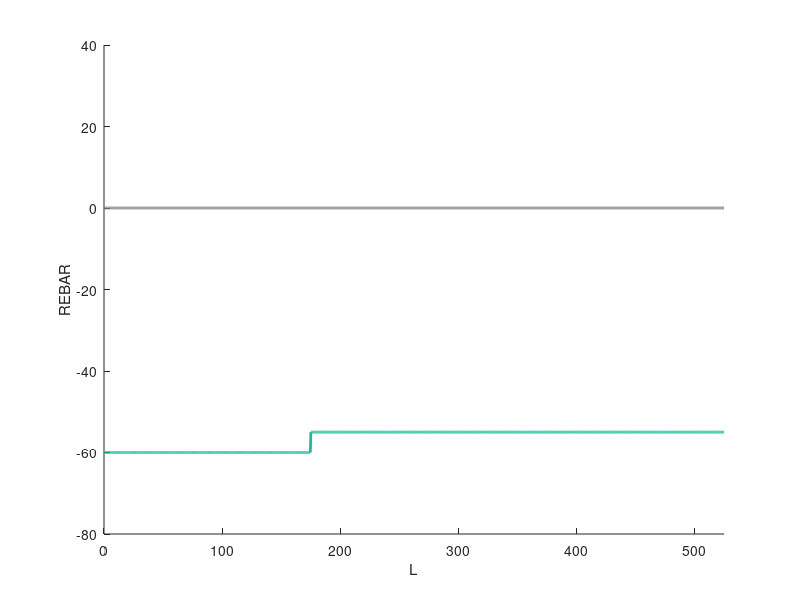
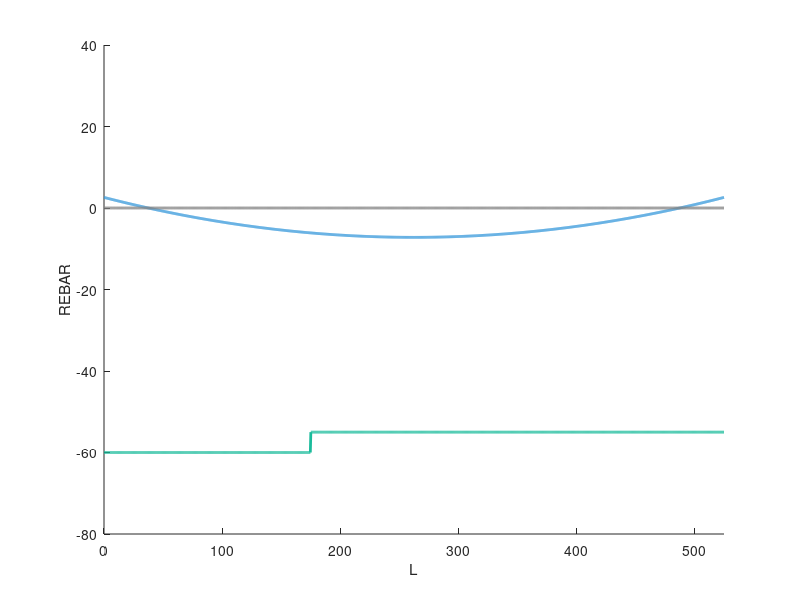
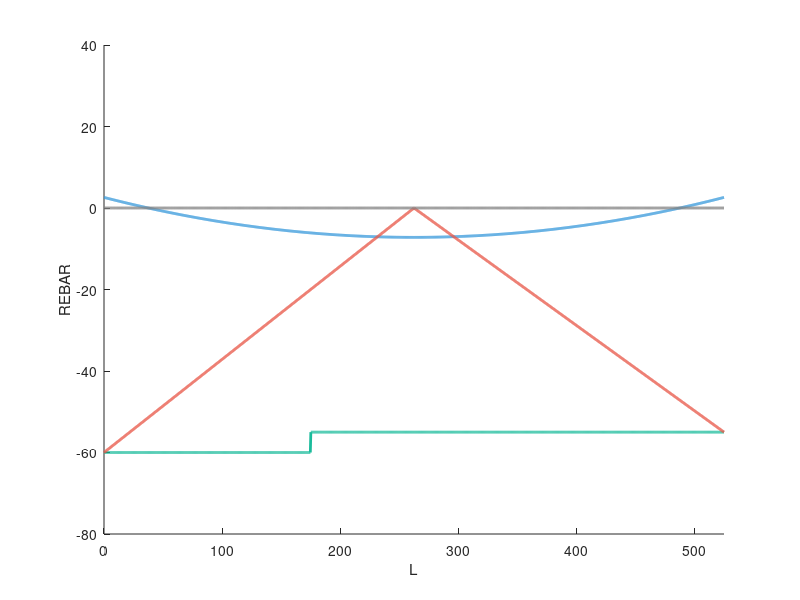
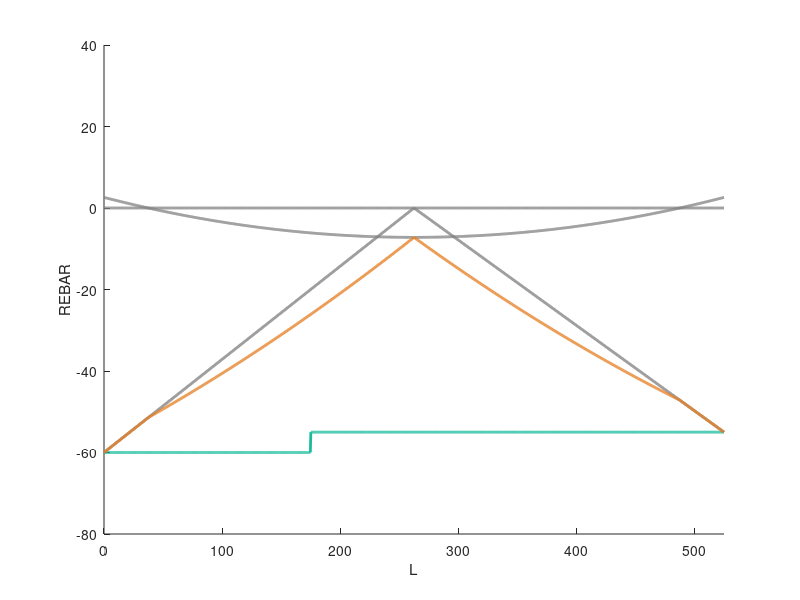

Write MATLAB code to recreate these figures, in order.
clc; clear; close all;

green = [26 188 156] / 256;
blue = [52 152 219] / 256;
red = [233 88 73] / 256;
orange = [230 126 34] / 256;
gray = [0.5 0.5 0.5];
background = [247 247 247] / 256;

% totalArea = [35 15 35];

interval = 1200;

zeroLine = zeros(1, interval);

beamLength = 525;

x = linspace(0, beamLength, interval);

initialRebar = -[60 * ones(1, interval / 3), 55 * ones(1, interval / 3), 55 * ones(1, interval / 3)];

gravityLoad = 4 * 9.8 * (x / beamLength - 0.5) .^ 2 - 7.2;

lateralForce = min([55 - 2 * 55 * x / beamLength; -60 + 2 * 60 * x / beamLength]);

linearAdd = gravityLoad .* (gravityLoad < 0) + lateralForce;

multiRebar = -[12	12	12	12	12	12	12	12	12	12	12	12	12	12	12	12	12	12	12	12	12	12	12	12	12	12	12	12	12	12	12	12	12	12	12	12	12	12	12	12	12	12	12	12	12	12	12	12	12	12	12	12	12	12	12	12	12	12	12	12	12	12	12	12	12	11	11	11	11	11	11	11	11	11	11	11	11	11	11	11	11	11	11	11	11	11	11	11	11	11	11	11	11	11	11	11	11	11	11	11	11	11	11	11	11	11	11	11	11	11	11	11	11	11	11	11	11	11	11	11	11	11	11	11	11	11	11	10	10	10	10	10	10	10	10	10	10	10	10	10	10	10	10	10	10	10	10	10	10	10	10	10	10	10	10	10	10	10	10	10	10	10	10	10	10	10	10	10	10	10	10	10	10	10	10	10	10	10	10	10	10	10	10	10	10	10	10	10	9	9	9	9	9	9	9	9	9	9	9	9	9	9	9	9	9	9	9	9	9	9	9	9	9	9	9	9	9	9	9	9	9	9	9	9	9	9	9	9	9	9	9	9	9	9	9	9	9	9	9	9	9	9	9	9	9	9	9	8	8	8	8	8	8	8	8	8	8	8	8	8	8	8	8	8	8	8	8	8	8	8	8	8	8	8	8	8	8	8	8	8	8	8	8	8	8	8	8	8	8	8	8	8	8	8	8	8	8	8	8	8	8	8	8	8	7	7	7	7	7	7	7	7	7	7	7	7	7	7	7	7	7	7	7	7	7	7	7	7	7	7	7	7	7	7	7	7	7	7	7	7	7	7	7	7	7	7	7	7	7	7	7	7	7	7	7	7	7	7	7	7	6	6	6	6	6	6	6	6	6	6	6	6	6	6	6	6	6	6	6	6	6	6	6	6	6	6	6	6	6	6	6	6	6	6	6	6	6	6	6	6	6	6	6	6	6	6	6	6	6	6	6	6	6	6	6	5	5	5	5	5	5	5	5	5	5	5	5	5	5	5	5	5	5	5	5	5	5	5	5	5	5	5	5	5	5	5	5	5	5	5	5	5	5	5	5	5	5	5	5	5	5	5	5	5	5	5	5	5	4	4	4	4	4	4	4	4	4	4	4	4	4	4	4	4	4	4	4	4	4	4	4	4	4	4	4	4	4	4	4	4	4	4	4	4	4	4	4	4	4	4	4	4	4	4	4	4	4	4	4	4	3	3	3	3	3	3	3	3	3	3	3	3	3	3	3	3	3	3	3	3	3	3	3	3	3	3	3	3	3	3	3	3	3	3	3	3	3	3	3	3	3	3	3	3	3	3	3	3	3	3	3	2	2	2	2	2	2	2	2	2	2	2	2	2	2	2	2	2	2	2	2	2	2	2	2	2	2	2	2	2	2	2	2	2	2	2	2	2	2	2	2	2	2	2	2	2	2	2	2	2	2	2	2	2	2	2	2	2	2	2	2	3	3	3	3	3	3	3	3	3	3	3	3	3	3	3	3	3	3	3	3	3	3	3	3	3	3	3	3	3	3	3	3	3	3	3	3	3	3	3	3	3	3	3	3	3	3	3	3	3	3	3	3	3	3	3	3	4	4	4	4	4	4	4	4	4	4	4	4	4	4	4	4	4	4	4	4	4	4	4	4	4	4	4	4	4	4	4	4	4	4	4	4	4	4	4	4	4	4	4	4	4	4	4	4	4	4	4	4	4	4	4	4	4	4	5	5	5	5	5	5	5	5	5	5	5	5	5	5	5	5	5	5	5	5	5	5	5	5	5	5	5	5	5	5	5	5	5	5	5	5	5	5	5	5	5	5	5	5	5	5	5	5	5	5	5	5	5	5	5	5	5	5	5	6	6	6	6	6	6	6	6	6	6	6	6	6	6	6	6	6	6	6	6	6	6	6	6	6	6	6	6	6	6	6	6	6	6	6	6	6	6	6	6	6	6	6	6	6	6	6	6	6	6	6	6	6	6	6	6	6	6	6	6	7	7	7	7	7	7	7	7	7	7	7	7	7	7	7	7	7	7	7	7	7	7	7	7	7	7	7	7	7	7	7	7	7	7	7	7	7	7	7	7	7	7	7	7	7	7	7	7	7	7	7	7	7	7	7	7	7	7	7	7	7	7	7	8	8	8	8	8	8	8	8	8	8	8	8	8	8	8	8	8	8	8	8	8	8	8	8	8	8	8	8	8	8	8	8	8	8	8	8	8	8	8	8	8	8	8	8	8	8	8	8	8	8	8	8	8	8	8	8	8	8	8	8	8	8	8	8	9	9	9	9	9	9	9	9	9	9	9	9	9	9	9	9	9	9	9	9	9	9	9	9	9	9	9	9	9	9	9	9	9	9	9	9	9	9	9	9	9	9	9	9	9	9	9	9	9	9	9	9	9	9	9	9	9	9	9	9	9	9	9	9	9	9	9	10	10	10	10	10	10	10	10	10	10	10	10	10	10	10	10	10	10	10	10	10	10	10	10	10	10	10	10	10	10	10	10	10	10	10	10	10	10	10	10	10	10	10	10	10	10	10	10	10	10	10	10	10	10	10	10	10	10	10	10	10	10	10	10	10	10	10	10	10	11	11	11	11	11	11	11	11	11	11	11	11	11	11	11	11	11	11	11	11	11	11	11	11	11	11	11	11	11	11	11	11	11	11	11	11	11	11	11	11	11	11	11	11	11	11	11	11	11	11	11	11	11	11	11	11	11	11	11	11	11	11	11	11	11	11	11	11	11	11	11	11	11
];


multiRebarLd = -[12	12	12	12	12	12	12	12	12	12	12	12	12	12	12	12	12	12	12	12	12	12	12	12	12	12	12	12	12	12	12	12	12	12	12	12	12	12	12	12	12	12	12	12	12	12	12	12	12	12	12	12	12	12	12	12	12	12	12	12	12	12	12	12	12	12	12	12	12	12	12	12	12	12	12	12	12	12	12	12	12	12	12	12	12	12	12	12	12	12	12	12	12	12	12	12	12	12	12	12	12	12	12	12	12	12	12	12	12	12	12	12	12	12	12	12	12	12	12	12	12	12	12	12	12	12	12	12	12	12	12	12	12	12	12	12	12	12	12	12	12	12	12	12	12	12	12	12	12	12	12	12	12	12	12	12	12	12	12	12	12	12	12	12	12	12	12	12	12	12	12	12	12	12	12	12	12	12	12	12	12	12	12	12	12	12	12	12	12	12	12	12	12	12	12	12	12	12	12	12	12	12	12	12	12	12	12	12	12	12	12	12	12	12	12	12	12	12	12	12	12	12	12	12	12	12	12	12	12	12	12	12	12	12	12	12	12	12	12	12	12	12	12	12	12	12	12	12	12	12	12	12	12	12	12	12	12	12	12	12	12	12	12	12	12	12	12	12	12	12	12	12	12	12	12	12	12	12	12	12	12	12	12	12	12	12	12	12	12	11	11	11	11	11	11	11	11	11	11	11	11	11	11	11	11	11	11	11	11	11	11	11	11	11	11	11	11	11	11	11	11	11	11	11	11	11	11	11	11	11	11	11	11	11	11	11	11	11	11	11	11	11	11	11	11	11	11	11	11	11	11	10	10	10	10	10	10	10	10	10	10	10	10	10	10	10	10	10	10	10	10	10	10	10	10	10	10	10	10	10	10	10	10	10	10	10	10	10	10	10	10	10	10	10	10	10	10	10	10	10	10	10	10	10	10	10	10	10	10	10	10	10	9	9	9	9	9	9	9	9	9	9	9	9	9	9	9	9	9	9	9	9	9	9	9	9	9	9	9	9	8	8	8	8	8	8	8	8	8	8	8	8	8	8	8	8	8	8	8	8	8	8	8	8	8	8	8	8	8	8	8	8	8	8	8	8	8	8	8	8	8	8	8	8	8	8	8	8	8	8	8	8	8	8	8	8	8	8	8	8	8	8	8	8	8	8	8	8	8	8	8	8	8	8	8	8	8	8	8	8	8	8	8	8	8	8	8	8	7	7	7	7	7	7	7	7	7	7	7	7	7	7	7	7	7	7	7	7	7	7	7	7	7	6	6	6	6	6	6	6	6	6	6	6	6	6	6	6	6	6	6	6	6	6	6	6	6	6	5	5	5	5	5	5	5	5	5	5	5	5	5	5	5	5	5	5	5	5	5	5	5	5	5	5	5	5	5	5	5	5	5	5	5	5	5	5	5	5	5	5	5	5	5	5	5	5	5	5	5	5	5	5	5	5	5	5	5	5	5	5	5	6	6	6	6	6	6	6	6	6	6	6	6	6	6	6	6	6	6	6	6	6	6	6	6	6	6	6	6	6	6	7	7	7	7	7	7	7	7	7	7	7	7	7	7	7	7	7	7	7	7	7	7	7	7	7	7	7	7	7	7	7	7	8	8	8	8	8	8	8	8	8	8	8	8	8	8	8	8	8	8	8	8	8	8	8	8	8	8	8	8	8	8	8	8	8	8	8	8	8	8	8	8	8	8	8	8	8	8	8	8	8	8	8	8	8	8	8	8	8	8	8	8	8	8	8	8	8	8	8	8	8	8	8	8	8	8	8	8	8	8	8	8	8	8	8	8	8	8	8	8	8	8	8	8	8	8	8	9	9	9	9	9	9	9	9	9	9	9	9	9	9	9	9	9	9	9	9	9	9	9	9	9	9	9	9	9	9	9	9	9	9	9	9	10	10	10	10	10	10	10	10	10	10	10	10	10	10	10	10	10	10	10	10	10	10	10	10	10	10	10	10	10	10	10	10	10	10	10	10	10	10	10	10	10	10	10	10	10	10	10	10	10	10	10	10	10	10	10	10	10	10	10	10	10	10	10	10	10	10	10	10	10	11	11	11	11	11	11	11	11	11	11	11	11	11	11	11	11	11	11	11	11	11	11	11	11	11	11	11	11	11	11	11	11	11	11	11	11	11	11	11	11	11	11	11	11	11	11	11	11	11	11	11	11	11	11	11	11	11	11	11	11	11	11	11	11	11	11	11	11	11	11	11	11	11	11	11	11	11	11	11	11	11	11	11	11	11	11	11	11	11	11	11	11	11	11	11	11	11	11	11	11	11	11	11	11	11	11	11	11	11	11	11	11	11	11	11	11	11	11	11	11	11	11	11	11	11	11	11	11	11	11	11	11	11	11	11	11	11	11	11	11	11	11	11	11	11	11	11	11	11	11	11	11	11	11	11	11	11	11	11	11	11	11	11	11	11	11	11	11	11	11	11	11	11	11	11	11	11	11	11	11	11	11	11	11	11	11	11	11	11	11	11	11	11	11	11	11	11	11	11	11	11	11	11	11	11	11	11	11	11	11	11	11	11	11	11	11	11	11	11	11	11	11	11	11	11	11	11	11	11	11	11	11	11	11	11	11	11	11	11	11	11	11	11	11	11	11	11	11	11	11	11	11	11	11	11	11	11	11	11	11	11	11	11	11	11	11	11	11	11	11	11	11	11	11	11	11	11	11	11	11	11	11	11	11	11	11	11	11	11	11	11	11	11	11	11	11	11
];

threeRebar = -[12	12	12	12	12	12	12	12	12	12	12	12	12	12	12	12	12	12	12	12	12	12	12	12	12	12	12	12	12	12	12	12	12	12	12	12	12	12	12	12	12	12	12	12	12	12	12	12	12	12	12	12	12	12	12	12	12	12	12	12	12	12	12	12	12	12	12	12	12	12	12	12	12	12	12	12	12	12	12	12	12	12	12	12	12	12	12	12	12	12	12	12	12	12	12	12	12	12	12	12	12	12	12	12	12	12	12	12	12	12	12	12	12	12	12	12	12	12	12	12	12	12	12	12	12	12	12	12	12	12	12	12	12	12	12	12	12	12	12	12	12	12	12	12	12	12	12	12	12	12	12	12	12	12	12	12	12	12	12	12	12	12	12	12	12	12	12	12	12	12	12	12	12	12	12	12	12	12	12	12	12	12	12	12	12	12	12	12	12	12	12	12	12	12	12	12	12	12	12	12	12	12	12	12	12	12	12	12	12	12	12	12	12	12	12	12	12	12	12	12	12	12	12	12	12	12	12	12	12	12	12	12	12	12	12	12	12	12	12	12	12	12	12	12	12	12	12	12	12	12	12	12	12	12	12	12	12	12	12	12	12	12	12	12	12	12	12	12	12	12	12	12	12	12	12	12	12	12	12	12	12	12	12	12	12	12	12	12	12	12	12	12	12	12	12	12	12	12	12	12	12	12	12	12	12	12	12	12	12	12	12	12	12	12	12	12	12	12	12	12	12	12	12	12	12	12	12	12	12	12	12	12	12	12	12	12	12	12	12	12	12	12	12	12	12	12	12	12	12	12	12	12	12	12	12	12	12	12	12	12	12	12	12	12	12	12	12	12	12	12	12	12	12	12	12	12	12	12	12	12	12	12	12	12	12	12	12	12	12	12	12	12	12	12	12	12	12	12	12	12	12	12	12	12	12	12	12	12	12	12	12	12	12	12	12	12	12	12	12	12	12	12	12	12	12	12	12	12	12	12	12	12	12	12	12	12	12	12	12	8	8	8	8	8	8	8	8	8	8	8	8	8	8	8	8	8	8	8	8	8	8	8	8	8	8	8	8	8	8	8	8	8	8	8	8	8	8	8	8	8	8	8	8	8	8	8	8	8	8	8	8	8	8	8	8	8	8	8	8	8	8	8	8	8	8	8	8	8	8	8	8	8	8	8	8	8	8	8	8	8	8	8	8	8	8	8	8	8	8	8	8	8	8	8	8	8	8	8	8	8	8	8	8	8	8	8	8	8	8	8	8	8	8	8	8	8	8	8	8	8	8	8	8	8	8	8	8	8	8	8	8	8	8	8	8	8	8	8	8	8	8	8	8	8	8	8	8	8	8	8	8	8	8	8	8	8	8	8	8	8	8	8	8	8	8	8	8	8	8	8	8	8	8	8	8	8	8	8	8	8	8	8	8	8	8	8	8	8	8	8	8	8	8	8	8	8	8	8	8	8	8	8	8	8	8	8	8	8	8	8	8	8	8	8	8	8	8	8	8	8	8	8	8	8	8	8	8	8	8	8	8	8	8	8	8	8	8	8	8	8	8	8	8	8	8	8	8	8	8	8	8	8	8	8	8	8	8	8	8	8	8	8	8	8	8	8	8	8	8	8	8	8	8	8	8	8	8	8	8	8	8	8	8	8	8	8	8	8	8	8	8	8	8	8	8	8	8	8	8	8	8	8	8	8	8	8	8	8	8	8	8	8	8	8	8	8	8	8	8	8	8	8	8	8	8	8	8	8	8	8	8	8	8	8	8	8	8	8	8	8	8	8	8	8	8	8	8	8	8	8	8	8	8	8	8	8	8	8	11	11	11	11	11	11	11	11	11	11	11	11	11	11	11	11	11	11	11	11	11	11	11	11	11	11	11	11	11	11	11	11	11	11	11	11	11	11	11	11	11	11	11	11	11	11	11	11	11	11	11	11	11	11	11	11	11	11	11	11	11	11	11	11	11	11	11	11	11	11	11	11	11	11	11	11	11	11	11	11	11	11	11	11	11	11	11	11	11	11	11	11	11	11	11	11	11	11	11	11	11	11	11	11	11	11	11	11	11	11	11	11	11	11	11	11	11	11	11	11	11	11	11	11	11	11	11	11	11	11	11	11	11	11	11	11	11	11	11	11	11	11	11	11	11	11	11	11	11	11	11	11	11	11	11	11	11	11	11	11	11	11	11	11	11	11	11	11	11	11	11	11	11	11	11	11	11	11	11	11	11	11	11	11	11	11	11	11	11	11	11	11	11	11	11	11	11	11	11	11	11	11	11	11	11	11	11	11	11	11	11	11	11	11	11	11	11	11	11	11	11	11	11	11	11	11	11	11	11	11	11	11	11	11	11	11	11	11	11	11	11	11	11	11	11	11	11	11	11	11	11	11	11	11	11	11	11	11	11	11	11	11	11	11	11	11	11	11	11	11	11	11	11	11	11	11	11	11	11	11	11	11	11	11	11	11	11	11	11	11	11	11	11	11	11	11	11	11	11	11	11	11	11	11	11	11	11	11	11	11	11	11	11	11	11	11	11	11	11	11	11	11	11	11	11	11	11	11	11	11	11	11	11	11	11	11	11	11	11	11	11	11	11	11	11	11	11	11	11	11	11	11	11	11	11	11	11	11	11	11	11	11	11	11	11	11	11	11	11	11	11	11	11	11	11	11	11	11	11	11	11	11	11	11	11	11	11	11	11	11	11	11	11	11	11	11	11	11	11	11	11	11
];



% 1
figure;
hold on;
plot(x, initialRebar, 'Color', green, 'LineWidth', 2);
plot(x, zeroLine, 'Color', gray, 'LineWidth', 2);
title('');
xlabel('L');
ylabel('REBAR');
axis([0 beamLength -80 40]);

% 2
figure;
hold on;
plot(x, initialRebar, 'Color', green, 'LineWidth', 2);
plot(x, gravityLoad, 'Color', blue, 'LineWidth', 2);
plot(x, zeroLine, 'Color', gray, 'LineWidth', 2);
title('');
xlabel('L');
ylabel('REBAR');
axis([0 beamLength -80 40]);

% 3
figure;
hold on;
plot(x, initialRebar, 'Color', green, 'LineWidth', 2);
plot(x, gravityLoad, 'Color', blue, 'LineWidth', 2);
plot(x, lateralForce, 'Color', red, 'LineWidth', 2);
plot(x, zeroLine, 'Color', gray, 'LineWidth', 2);
title('');
xlabel('L');
ylabel('REBAR');
axis([0 beamLength -80 40]);

% 4
figure;
hold on;
plot(x, initialRebar, 'Color', green, 'LineWidth', 2);
plot(x, gravityLoad, 'Color', gray, 'LineWidth', 2);
plot(x, lateralForce, 'Color', gray, 'LineWidth', 2);
plot(x, linearAdd, 'Color', orange, 'LineWidth', 2);
plot(x, zeroLine, 'Color', gray, 'LineWidth', 2);
title('');
xlabel('L');
ylabel('REBAR');
axis([0 beamLength -80 40]);

% 5
figure;
hold on;
plot(x, initialRebar / 5, 'Color', green, 'LineWidth', 2);
plot(x, linearAdd / 5, 'Color', gray, 'LineWidth', 2);
plot(x, min(floor(linearAdd / 5), 2), 'Color', blue, 'LineWidth', 2);
% plot(x, multiRebar, 'Color', orange, 'LineWidth', 2);
plot(x, zeroLine, 'Color', gray, 'LineWidth', 2);
title('');
xlabel('L');
ylabel('REBAR NUMBER');
axis([0 beamLength -16 8]);

% 6
figure;
hold on;
plot(x, initialRebar / 5, 'Color', green, 'LineWidth', 2);
plot(x, linearAdd / 5, 'Color', gray, 'LineWidth', 2);
plot(x, min(floor(linearAdd / 5), 2), 'Color', blue, 'LineWidth', 2);
plot(x, multiRebarLd, 'Color', red, 'LineWidth', 2);
plot(x, zeroLine, 'Color', gray, 'LineWidth', 2);
title('');
xlabel('L');
ylabel('REBAR NUMBER');
axis([0 beamLength -16 8]);

% 7
figure;
hold on;
plot([beamLength beamLength] * 0.15, [-20 20], 'Color', gray, 'LineWidth', 2, 'LineStyle', '--');
plot([beamLength beamLength] * 0.4, [-20 20], 'Color', gray, 'LineWidth', 2, 'LineStyle', '--');
plot([beamLength beamLength] * 0.85, [-20 20], 'Color', gray, 'LineWidth', 2, 'LineStyle', '--');
plot([beamLength beamLength] * 0.6, [-20 20], 'Color', gray, 'LineWidth', 2, 'LineStyle', '--');
plot(x, initialRebar / 5, 'Color', green, 'LineWidth', 2);
plot(x, multiRebarLd, 'Color', gray, 'LineWidth', 2);
plot(x, threeRebar, 'Color', blue, 'LineWidth', 2);
plot(x, zeroLine, 'Color', gray, 'LineWidth', 2);
title('');
xlabel('L');
ylabel('REBAR NUMBER');
axis([0 beamLength -16 8]);

